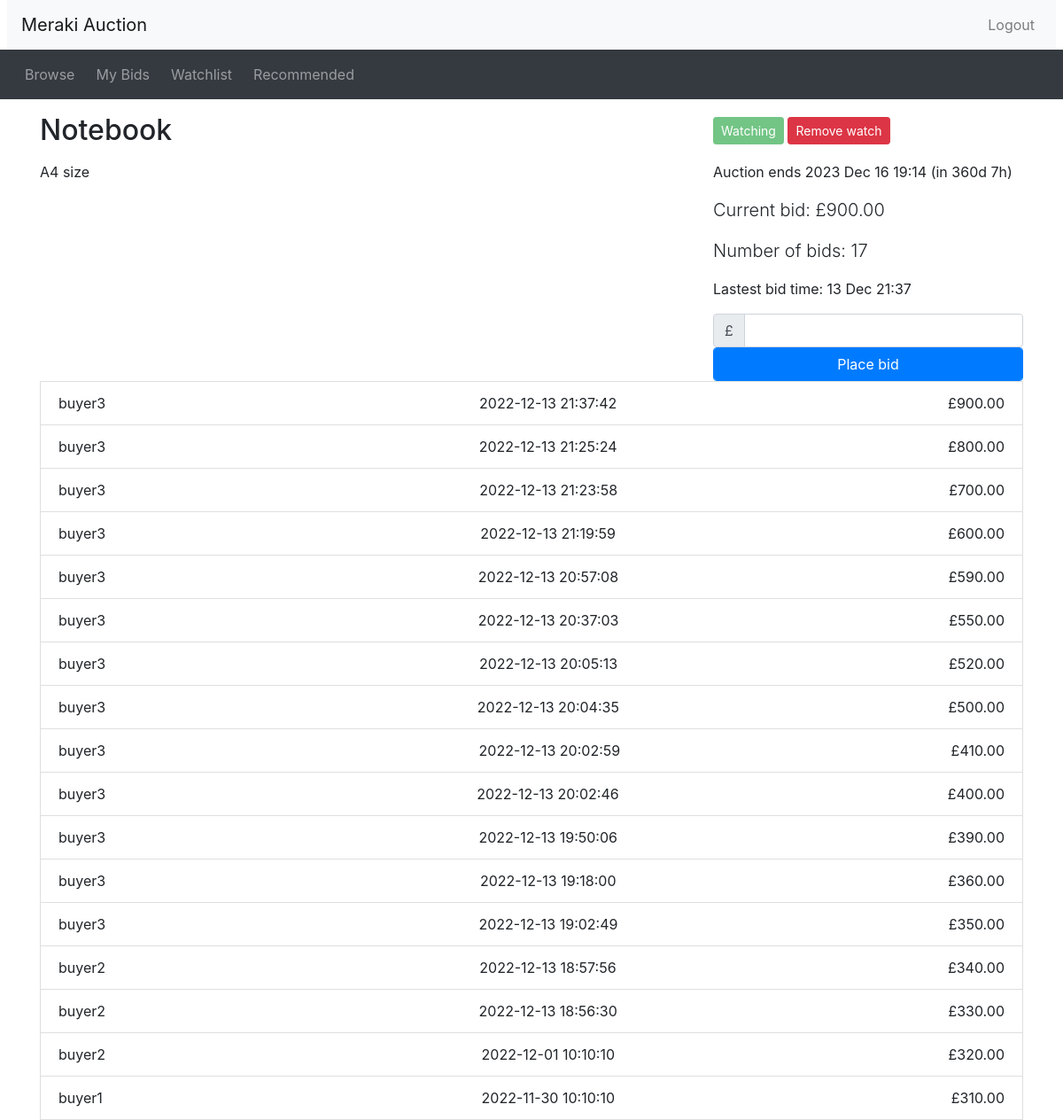
/listing.php?item_id=16 (signed in), run on the app's committed database.
### tables this page shows
CREATE TABLE `items` (
  `item_id` smallint(5) UNSIGNED NOT NULL,
  `seller_username` varchar(20) NOT NULL,
  `category` enum('Fashion','Electronic','Travel','Education','Food','Transport','Sport','Music','Other') NOT NULL,
  `create_datetime` datetime NOT NULL,
  `item_name` varchar(30) NOT NULL,
  `description` text NOT NULL,
  `reserve_price` decimal(8,2) UNSIGNED NOT NULL DEFAULT '0.00',
  `opening_price` decimal(8,2) UNSIGNED NOT NULL,
  `end_datetime` datetime NOT NULL,
  `email_status` enum('0','1') NOT NULL DEFAULT '0' COMMENT '''0'' -> unsent, ''1'' -> sent.'
);

CREATE TABLE `auction_log` (
  `bid_id` smallint(5) UNSIGNED NOT NULL,
  `item_id` smallint(5) UNSIGNED NOT NULL,
  `buyer_username` varchar(30) NOT NULL,
  `bid` decimal(8,2) UNSIGNED NOT NULL,
  `bid_datetime` datetime NOT NULL
);

### utilities.php (called while the page is built, shortened)
<?php
function display_time_remaining($interval) {
    if ($interval->days == 0 && $interval->h == 0) {
      $time_remaining = $interval->format('%im %Ss');
    }
    else if ($interval->days == 0) {
      $time_remaining = $interval->format('%hh %im');
    }
    else {
      $time_remaining = $interval->format('%ad %hh');
    }
  return $time_remaining;
}
?>

### listing.php (the view, shortened to what this page needs)
<?php include_once("header.php")?>
<?php require("utilities.php")?>
<?php include_once("dbconnect.php")?>
<?php
  $item_id = $_GET['item_id'];
  $query = "SELECT * FROM items WHERE item_id='$item_id'";
  $messages = mysqli_query($connection, $query);
  $row = mysqli_fetch_assoc($messages);
  $title = $row['item_name'];
  $description = $row['description'];
  $create_datetime = new DateTime($row['create_datetime']);
  $end_time = new DateTime($row['end_datetime']);
  $query = "SELECT MAX(bid), MAX(bid_datetime) FROM auction_log WHERE item_id='$item_id'";
  $messages1 = mysqli_query($connection, $query);
  $row1 = mysqli_fetch_assoc($messages1);
  $current_price = $row1['MAX(bid)'];
  $latest_bid_datetime = new DateTime($row1['MAX(bid_datetime)']);
  $query2 = "SELECT count(item_id) AS 'count' FROM auction_log WHERE item_id='$item_id'";
  $messages2 = mysqli_query($connection, $query2);
  $row = mysqli_fetch_array($messages2);
  $num_bids = $row['count'];
  $now = new DateTime();
  if ($now < $end_time) {
    $time_to_end = date_diff($now, $end_time);
    $time_remaining = ' (in ' . display_time_remaining($time_to_end) . ')';
  }
  $has_session = $_SESSION['logged_in'];
  if ($has_session) {
    $username = mysqli_real_escape_string($connection, $_SESSION['username']);
    $query3 = "SELECT * FROM watchlist WHERE item_id='$item_id' AND username='$username'";
    $messages3 = mysqli_query($connection, $query3);
    $row3 = mysqli_fetch_assoc($messages3);
    if ($item_id == $row3['item_id']) {
      $watching = true;
    }
    else {
      $watching = false;
    }
  }
?>
<div class="container">
<div class="row">
  <div class="col-sm-8">
    <h2 class="my-3"><?php echo($title); ?></h2>
  </div>
  <div class="col-sm-4 align-self-center">
<?php
  if ($now < $end_time):
?>
    <div id="watch_watching" <?php if (!$has_session || !$watching) echo('style="display: none"');?> >
      <button type="button" class="btn btn-success btn-sm" disabled>Watching</button>
      <button type="button" class="btn btn-danger btn-sm" onclick="removeFromWatchlist()">Remove watch</button>
    </div>
<?php endif  ?>
  </div>
</div>
<div class="row">
  <div class="col-sm-8">
    <div class="itemDescription">
    <?php echo($description); ?>
    </div>
  </div>
  <div class="col-sm-4">
    <p>
<?php if ($now > $end_time): ?>
     This auction ended <?php echo(date_format($end_time, 'j M H:i')) ?>
<?php else: ?>
     Auction ends <?php echo(date_format($end_time, 'Y M d H:i') . $time_remaining) ?></p>
    <p class="lead">Current bid: £<?php echo(number_format($current_price, 2)) ?></p>
    <p class="lead">Number of bids: <?php echo(number_format($num_bids)) ?></p>
    <p>
<?php if ($latest_bid_datetime): ?>
    Lastest bid time: <?php echo(date_format($latest_bid_datetime, 'j M H:i')) ?>
<?php else: ?>
    Lastest bid time: <?php echo(date_format($create_datetime, 'j M H:i')) ?></p>
<?php endif ?>
    <form method="POST" action="place_bid.php">
      <div class="input-group">
        <div class="input-group-prepend">
          <span class="input-group-text">£</span>
        </div>
	    <input type="number" class="form-control" name ="inputNumber" id="bid" step=".01">
      </div>
      <button type="submit" class="btn btn-primary form-control" name ="submitBid">Place bid</button>
    </form>
<?php endif ?>
  </div>
  </div>
<?php include_once("footer.php")?>
<?php
    $item_id = $_GET['item_id'];
$auction_history_query = "SELECT buyer_username,bid, bid_datetime FROM auction_log WHERE item_id = '$item_id' ORDER BY bid DESC ";
$results = mysqli_query($connection, $auction_history_query);
while ($row = mysqli_fetch_array($results))
{
$buyer_username = $row['buyer_username'];
$bid = $row['bid'];
$bid_datetime = $row['bid_datetime'];
echo('
    <li class="list-group-item d-flex justify-content-between">
    <div class="p-0 mr-5">' . $buyer_username .'</div>
    <div class="text-center text-nowrap">'. $bid_datetime . '</div>
    <div class="text-center text-nowrap"><span style="font-size: 1.0em">£' . $bid . '<br/></div></li>'
  );
}
?>

### data on the page
items: item_name "Notebook", description "A4 size", end_datetime "2023 Dec 16 19:14", end_datetime "(in 360d 7h)"
auction_log: buyer_username "buyer3", bid_datetime "2022-12-13 21:37:42", bid "900.00"
auction_log: buyer_username "buyer3", bid_datetime "2022-12-13 21:25:24", bid "800.00"
auction_log: buyer_username "buyer3", bid_datetime "2022-12-13 21:23:58", bid "700.00"
auction_log: buyer_username "buyer3", bid_datetime "2022-12-13 21:19:59", bid "600.00"
auction_log: buyer_username "buyer3", bid_datetime "2022-12-13 20:57:08", bid "590.00"
auction_log: buyer_username "buyer3", bid_datetime "2022-12-13 20:37:03", bid "550.00"
auction_log: buyer_username "buyer3", bid_datetime "2022-12-13 20:05:13", bid "520.00"
auction_log: buyer_username "buyer3", bid_datetime "2022-12-13 20:04:35", bid "500.00"
auction_log: buyer_username "buyer3", bid_datetime "2022-12-13 20:02:59", bid "410.00"
auction_log: buyer_username "buyer3", bid_datetime "2022-12-13 20:02:46", bid "400.00"
auction_log: buyer_username "buyer3", bid_datetime "2022-12-13 19:50:06", bid "390.00"
auction_log: buyer_username "buyer3", bid_datetime "2022-12-13 19:18:00", bid "360.00"
auction_log: buyer_username "buyer3", bid_datetime "2022-12-13 19:02:49", bid "350.00"
auction_log: buyer_username "buyer2", bid_datetime "2022-12-13 18:57:56", bid "340.00"
auction_log: buyer_username "buyer2", bid_datetime "2022-12-13 18:56:30", bid "330.00"
auction_log: buyer_username "buyer2", bid_datetime "2022-12-01 10:10:10", bid "320.00"
auction_log: buyer_username "buyer1", bid_datetime "2022-11-30 10:10:10", bid "310.00"

### other printed values
$current_price "900.00"
$num_bids "17"
date_format($latest_bid_datetime, 'j M H:i') "13 Dec 21:37"
